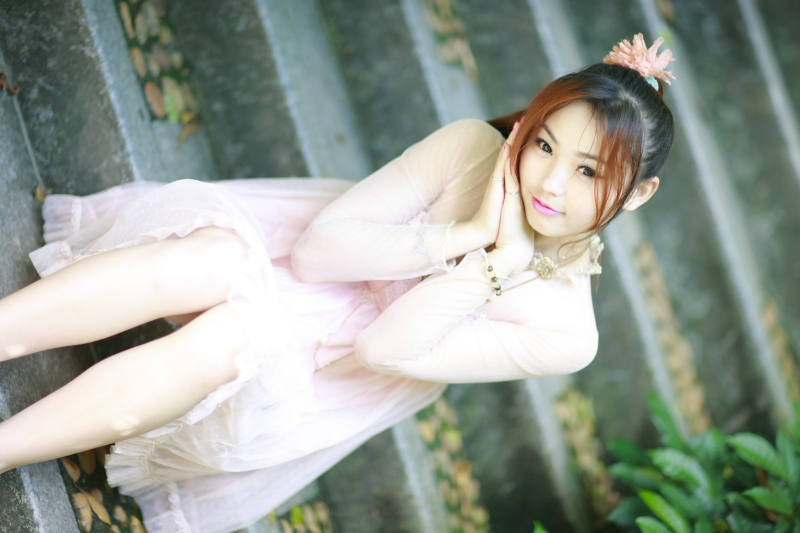
//> input picture opencv/test/meinv.jpg, 1600 x 1066 px, given in place of the camera (shown at 1/2 size)
$ ./main   (built with g++ and OpenCV 4)
//> lines starting //> are read from the running program, lines starting //| are printed output that depends on the picture; after the words box and inside, x2 and y2 are one past the last pixel; in counts of white or black regions, pixels touching at a corner belong together
#include<iostream>
#include<opencv2/highgui/highgui.hpp>
#include<opencv2/video/video.hpp>

#pragma comment(lib,"opencv_calib3d2410.lib" )
#pragma comment(lib,"opencv_core2410.lib" )
#pragma comment(lib,"opencv_features2d2410.lib" )
#pragma comment(lib,"opencv_flann2410.lib" )
#pragma comment(lib,"opencv_highgui2410.lib" )
#pragma comment(lib,"opencv_imgproc2410.lib" )
#pragma comment(lib,"opencv_video2410.lib" )

#ifndef PAUSE
#define PAUSE system("PAUSE")
#endif

using namespace std;

int main(int argc, char** argv){
	cv::Mat lCurrentFrame;
	bool lStop = false;
	cv::VideoCapture lCapture;
	lCapture.open(1);
	if (!lCapture.isOpened()){
		cout << "Can't open camera 1." << endl;
		PAUSE;
		return -1;
	}

	bool startTrace = false;
	bool traceCoreSetted = false;
	cv::namedWindow("camera1");

	if (!lCapture.read(lCurrentFrame)){
		cout << "can't get video stream" << endl;
		PAUSE;
		lCapture.release();
		return false;
	}
//> lCurrentFrame is the input picture: 1066 rows x 1600 cols, CV_8UC3; mean B, G, R 149.7, 159.3, 151.5

	int lTraceColor = 15;//要追踪的色调，默认15
	const double lScale = 8.0;//对图像进行放缩，降低运算量
	int lTraceAreaWidth = 160 / lScale;
	int lTraceAreaHeight = 160 / lScale;
	const cv::Size lSSize(lCurrentFrame.cols / lScale, lCurrentFrame.rows / lScale);//放缩后的图像大小
//> lSSize = Size(200, 133)
	cv::Rect lTraceArea = cv::Rect(lSSize.width / 2 - lTraceAreaWidth / 2,
		lSSize.height / 2 - lTraceAreaHeight / 2,
		lTraceAreaWidth, lTraceAreaHeight);//追踪的区域，初始化
//> lTraceArea = Rect(90, 56, 20, 20)

	const int lCRadius = max(2, 10);//追踪色调的半径，最小为2
	const int minLength = 160 / lScale;//最小的轮廓长度，用于筛选物体轮廓
	const int channels[1] = { 0 };
	const int histSize[1] = { 180 };
	const float histRanges[2] = { 0.0, 179.0 };
	const float *ranges[1] = { histRanges };//计算色调统计直方图的参数
	const int lVThres = 40;//饱和度的阀值，饱和度越低，越接近白色（RGB三通道值越接近）
	const int lSThres = 20;//亮度的阀值，值越大越亮

	while (!lStop){
		int rKey = cv::waitKey(1);
//> the key 't' is pressed
		if (rKey == 's' || rKey == 'S')lStop = true;
		if (rKey == 't' || rKey == 'T')startTrace = true;
		if (!lCapture.read(lCurrentFrame))continue;
		if (startTrace){
			cv::Mat tRFrame;
			cv::resize(lCurrentFrame, tRFrame, lSSize);//放缩原始图像
			cv::Mat tHSV;
			cv::cvtColor(tRFrame, tHSV, CV_BGR2HSV);//转换为HSV通道值
//> tHSV: 133 rows x 200 cols, CV_8UC3; mean H, S, V 63.1, 41.1, 163.7
			vector<cv::Mat> tHSVChannel;
			cv::split(tHSV, tHSVChannel);//将三个通道的值分割出来
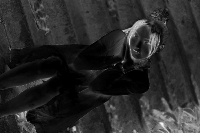
//> tHSVChannel[1]: 133 rows x 200 cols, CV_8UC1; min 0, max 245, mean 41.1
			cv::threshold(tHSVChannel[2], tHSVChannel[2], lVThres, 255, CV_THRESH_BINARY);//提取亮度大的区域
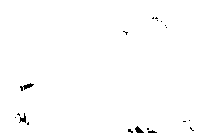
//> tHSVChannel[2]: 133 rows x 200 cols, CV_8UC1; 99.3% white; 19 black regions (16 under 20 px), largest, box (x1, y1, x2, y2) and area: (20, 83, 34, 91) 47, (135, 126, 144, 133) 35, (19, 113, 26, 123) 33
			cv::threshold(tHSVChannel[1], tHSVChannel[1], lSThres, 255, CV_THRESH_BINARY);//提取饱和度大的区域
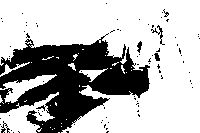
//> tHSVChannel[1]: 133 rows x 200 cols, CV_8UC1; 70% white; 80 black regions (75 under 20 px), largest, box (x1, y1, x2, y2) and area: (0, 33, 150, 133) 7633, (151, 25, 165, 45) 59, (1, 121, 10, 133) 40, (137, 41, 142, 53) 35, (154, 53, 160, 61) 32
			if (!traceCoreSetted){
				//计算要追踪的色调
				cv::Mat tTraceROI = tHSVChannel[0](lTraceArea);
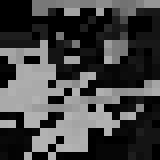
//> tTraceROI: 20 rows x 20 cols, CV_8UC1 (shown 8 times larger); min 0, max 179, mean 68
				cv::MatND tHist;
				cv::calcHist(&tTraceROI, 1, channels, cv::Mat(), tHist, 1, histSize, ranges);//计算色调的直方图，用于统计
//> tHist = 180 values, max 88 at index 0, min 0 at index 14, mean 2.18
				//求色调的峰值（色调较为集中的区域）
				float cPixelCount = 0;
				for (int i = 0; i < histSize[0]; i++){
					float tPixels = 0;
					for (int j = -lCRadius; j <= lCRadius; j++){
						int tSPoint = i + j;
						if (tSPoint>179)tSPoint -= 180;
						else if (tSPoint<0)tSPoint += 180;
						tPixels += tHist.at<float>(tSPoint);
					}
					if (tPixels > cPixelCount){
						lTraceColor = i;
						cPixelCount = tPixels;
					}
				}
//> this loop made 180 passes
//> (tPixels, cPixelCount) on pass 1: (221, 221)
//> tPixels on passes 2 to 7: 210, 210, 214, 202, 201, 200
//> after the loop, lTraceColor = 0; cPixelCount = 221
//> the Esc key is pressed
				traceCoreSetted = true;
			}
			else{
				//------------------提取与要追踪的色调接近的区域------------------//
				//opencv中色调取值范围为0-179，色调的分布是一个圆，所以0与179对应的色调是很接近的
				//因此需要采取如下处理
				if (lTraceColor + lCRadius > 179){
					int tThres1 = lTraceColor + lCRadius + 1 - 180;
					if (tThres1 > 1) cv::threshold(tHSVChannel[0], tHSVChannel[0], max(0, tThres1), 255, CV_THRESH_TOZERO);
					cv::threshold(tHSVChannel[0], tHSVChannel[0], max(0, lTraceColor - lCRadius -1), 255, CV_THRESH_TOZERO_INV);
					cv::threshold(tHSVChannel[0], tHSVChannel[0], 0, 255, CV_THRESH_BINARY_INV);
				}
				else if (lTraceColor - lCRadius <= 0){
					cv::threshold(tHSVChannel[0], tHSVChannel[0], max(0, lTraceColor + lCRadius + 1), 255, CV_THRESH_TOZERO);
//> tHSVChannel[0]: 133 rows x 200 cols, CV_8UC1; min 0, max 179, mean 62.7
					if (lTraceColor - lCRadius < 0) cv::threshold(tHSVChannel[0], tHSVChannel[0], max(0, lTraceColor + lTraceColor - lCRadius - 1 + 180), 255, CV_THRESH_TOZERO_INV);
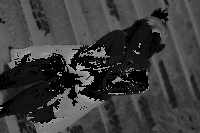
//> tHSVChannel[0]: 133 rows x 200 cols, CV_8UC1; min 0, max 169, mean 59.7
					cv::threshold(tHSVChannel[0], tHSVChannel[0], 0, 255, CV_THRESH_BINARY_INV);
//> tHSVChannel[0]: 133 rows x 200 cols, CV_8UC1; 11.9% white; 132 white regions (121 under 20 px), largest, box (x1, y1, x2, y2) and area: (38, 43, 116, 106) 1732, (100, 70, 149, 94) 481, (0, 88, 29, 115) 124
				}
				else{
					cv::threshold(tHSVChannel[0], tHSVChannel[0], max(0, lTraceColor - lCRadius - 1), 255, CV_THRESH_TOZERO);
					cv::threshold(tHSVChannel[0], tHSVChannel[0], max(0, lTraceColor + lCRadius + 1), 255, CV_THRESH_TOZERO_INV);
					cv::threshold(tHSVChannel[0], tHSVChannel[0], 0, 255, CV_THRESH_BINARY);
				}
				//----------------------------------------------------------------//
				cv::bitwise_and(tHSVChannel[0], tHSVChannel[1], tHSVChannel[0]);//丢弃饱和度低的区域
				cv::bitwise_and(tHSVChannel[0], tHSVChannel[2], tHSVChannel[0]);//丢弃亮度低的区域
				//进行腐蚀、膨胀、腐蚀，剔除小的区域，让相互靠近的区域结合在一起
				//cv::imshow("traceMap0", tHSVChannel[0]);
				cv::erode(tHSVChannel[0], tHSVChannel[0], cv::Mat(), cv::Point(-1, -1), 1);
				cv::dilate(tHSVChannel[0], tHSVChannel[0], cv::Mat(), cv::Point(-1, -1), 3);
				cv::erode(tHSVChannel[0], tHSVChannel[0], cv::Mat(), cv::Point(-1, -1), 2);
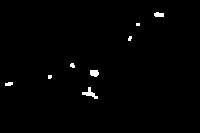
//> tHSVChannel[0]: 133 rows x 200 cols, CV_8UC1; 0.98% white; 8 white regions (3 under 20 px)
				//------------------------------------------------------------//
				//cv::imshow("traceMap", tHSVChannel[0]);
				vector<vector<cv::Point>> tContours;
				cv::findContours(tHSVChannel[0], tContours, CV_RETR_EXTERNAL, CV_CHAIN_APPROX_NONE);//提取轮廓
//> tContours = 8 contours, 5 with area under 20; largest, box (x1, y1, x2, y2) and area: (82, 87, 98, 99) 52, (90, 70, 99, 77) 40, (154, 12, 164, 17) 30
				auto cIte = tContours.begin();
				cv::Rect tempTA(-1, -1, 0, 0);
				while (cIte != tContours.end()){
					//筛选出足够长的轮廓，取与上一帧位置最接近的轮廓
					int tLength = cIte->size();
					if (tLength > minLength){
						cv::Rect tBRect = cv::boundingRect(cv::Mat(*cIte));//计算轮廓的包围盒，简化处理
						if (tempTA.x < 0)tempTA = tBRect;
						else{
							int tdx1 = tBRect.x - lTraceArea.x;
							int tdy1 = tBRect.y - lTraceArea.y;
							int tdx2 = tempTA.x - lTraceArea.x;
							int tdy2 = tempTA.y - lTraceArea.y;
							if (tdx1*tdx1 + tdy1*tdy1 < tdx2*tdx2 + tdy2*tdy2){
								tempTA = tBRect;
							}
						}
					}
					cIte++;
				}
//> this loop made 8 passes
//> (tLength, tdx1, tdy1, tdx2, tdy2, tempTA) on pass 4: (23, 0, 14, -8, 31, Rect(90, 70, 9, 7))
//> (tLength, tBRect, tdx1, tdy1, tdx2, tdy2) on pass 8: (23, Rect(154, 12, 10, 5), 64, -44, 0, 14)
				if (tempTA.x > 0){
					lTraceArea = tempTA;
//> lTraceArea = Rect(90, 70, 9, 7)
				}
			}
			cv::putText(lCurrentFrame, "Tracing", cv::Point(20, 32),
				cv::FONT_HERSHEY_SIMPLEX, 1.0,
				cv::Scalar(0, 255, 0), 2, 8, false);
		}
		cv::rectangle(lCurrentFrame,
			cv::Rect(lTraceArea.x * lScale, lTraceArea.y * lScale,
			lTraceArea.width * lScale, lTraceArea.height * lScale),
			cv::Scalar(0, 0, 255), 2);
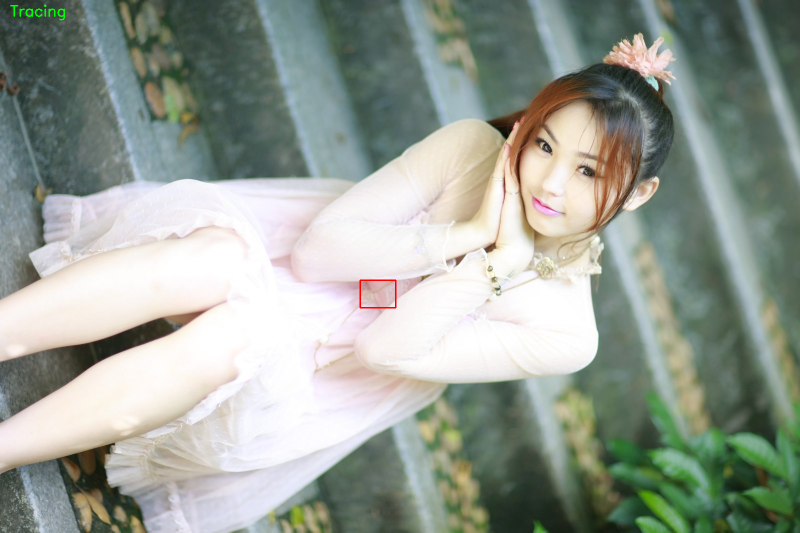
//> lCurrentFrame: 1066 rows x 1600 cols, CV_8UC3 (shown at 1/2 size); mean B, G, R 149.6, 159.3, 151.5
		cv::imshow("camera1", lCurrentFrame);
	}

	cv::destroyWindow("camera1");
	lCapture.release();

	return 0;
}
